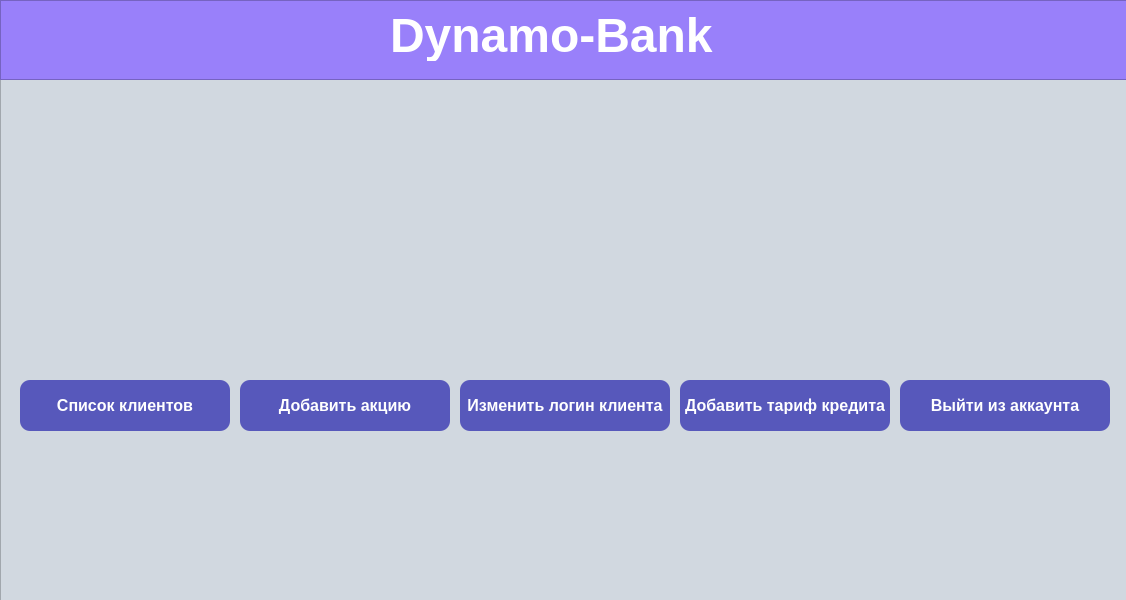
<?xml version="1.0" encoding="UTF-8"?>
<ui version="4.0">
 <class>MainWindow</class>
 <widget class="QMainWindow" name="MainWindow">
  <property name="geometry">
   <rect>
    <x>0</x>
    <y>0</y>
    <width>1126</width>
    <height>600</height>
   </rect>
  </property>
  <property name="windowTitle">
   <string>MainWindow</string>
  </property>
  <widget class="QWidget" name="centralwidget">
   <widget class="QFrame" name="frame">
    <property name="geometry">
     <rect>
      <x>0</x>
      <y>0</y>
      <width>1131</width>
      <height>601</height>
     </rect>
    </property>
    <property name="styleSheet">
     <string notr="true">background-color:#d1d8e0;</string>
    </property>
    <property name="frameShape">
     <enum>QFrame::StyledPanel</enum>
    </property>
    <property name="frameShadow">
     <enum>QFrame::Raised</enum>
    </property>
    <widget class="QFrame" name="frame_2">
     <property name="geometry">
      <rect>
       <x>0</x>
       <y>0</y>
       <width>1131</width>
       <height>80</height>
      </rect>
     </property>
     <property name="styleSheet">
      <string notr="true">background-color:#9980FA;
color:white;
text-align:center;</string>
     </property>
     <property name="frameShape">
      <enum>QFrame::StyledPanel</enum>
     </property>
     <property name="frameShadow">
      <enum>QFrame::Raised</enum>
     </property>
     <widget class="QLabel" name="label">
      <property name="geometry">
       <rect>
        <x>390</x>
        <y>10</y>
        <width>391</width>
        <height>51</height>
       </rect>
      </property>
      <property name="font">
       <font>
        <family>Tahoma</family>
        <pointsize>36</pointsize>
        <weight>75</weight>
        <bold>true</bold>
       </font>
      </property>
      <property name="styleSheet">
       <string notr="true">color:#black;</string>
      </property>
      <property name="text">
       <string>Dynamo-Bank</string>
      </property>
     </widget>
    </widget>
    <widget class="QLabel" name="label_2">
     <property name="geometry">
      <rect>
       <x>470</x>
       <y>590</y>
       <width>461</width>
       <height>181</height>
      </rect>
     </property>
     <property name="text">
      <string/>
     </property>
     <property name="pixmap">
      <pixmap>imgonline-com-ua-Transparent-backgr-48tgqomMjDUEwY.png</pixmap>
     </property>
    </widget>
    <widget class="QLabel" name="label_3">
     <property name="geometry">
      <rect>
       <x>320</x>
       <y>80</y>
       <width>461</width>
       <height>181</height>
      </rect>
     </property>
     <property name="text">
      <string/>
     </property>
     <property name="pixmap">
      <pixmap>imgonline-com-ua-Transparent-backgr-48tgqomMjDUEwY.png</pixmap>
     </property>
    </widget>
    <widget class="QPushButton" name="client_list_button">
     <property name="geometry">
      <rect>
       <x>20</x>
       <y>380</y>
       <width>210</width>
       <height>51</height>
      </rect>
     </property>
     <property name="font">
      <font>
       <family>Tahoma</family>
       <pointsize>12</pointsize>
       <weight>75</weight>
       <bold>true</bold>
      </font>
     </property>
     <property name="styleSheet">
      <string notr="true">QPushButton{background-color:#5758BB;
color:white;
border-radius: 10px;}
QPushButton:pressed{
background-color:darkgreen;
color:white;
border-radius: 10px;
}</string>
     </property>
     <property name="text">
      <string>Список клиентов</string>
     </property>
    </widget>
    <widget class="QPushButton" name="edit_login_button">
     <property name="geometry">
      <rect>
       <x>460</x>
       <y>380</y>
       <width>210</width>
       <height>51</height>
      </rect>
     </property>
     <property name="font">
      <font>
       <family>Tahoma</family>
       <pointsize>12</pointsize>
       <weight>75</weight>
       <bold>true</bold>
      </font>
     </property>
     <property name="styleSheet">
      <string notr="true">QPushButton{background-color:#5758BB;
color:white;
border-radius: 10px;}
QPushButton:pressed{
background-color:darkgreen;
color:white;
border-radius: 10px;
}</string>
     </property>
     <property name="text">
      <string>Изменить логин клиента</string>
     </property>
    </widget>
    <widget class="QPushButton" name="add_credit">
     <property name="geometry">
      <rect>
       <x>680</x>
       <y>380</y>
       <width>210</width>
       <height>51</height>
      </rect>
     </property>
     <property name="font">
      <font>
       <family>Tahoma</family>
       <pointsize>12</pointsize>
       <weight>75</weight>
       <bold>true</bold>
      </font>
     </property>
     <property name="styleSheet">
      <string notr="true">QPushButton{background-color:#5758BB;
color:white;
border-radius: 10px;}
QPushButton:pressed{
background-color:darkgreen;
color:white;
border-radius: 10px;
}</string>
     </property>
     <property name="text">
      <string>Добавить тариф кредита</string>
     </property>
    </widget>
    <widget class="QPushButton" name="exit_admin_button">
     <property name="geometry">
      <rect>
       <x>900</x>
       <y>380</y>
       <width>210</width>
       <height>51</height>
      </rect>
     </property>
     <property name="font">
      <font>
       <family>Tahoma</family>
       <pointsize>12</pointsize>
       <weight>75</weight>
       <bold>true</bold>
      </font>
     </property>
     <property name="styleSheet">
      <string notr="true">QPushButton{background-color:#5758BB;
color:white;
border-radius: 10px;}
QPushButton:pressed{
background-color:darkgreen;
color:white;
border-radius: 10px;
}</string>
     </property>
     <property name="text">
      <string>Выйти из аккаунта</string>
     </property>
    </widget>
    <widget class="QPushButton" name="add_bond_button">
     <property name="geometry">
      <rect>
       <x>240</x>
       <y>380</y>
       <width>210</width>
       <height>51</height>
      </rect>
     </property>
     <property name="font">
      <font>
       <family>Tahoma</family>
       <pointsize>12</pointsize>
       <weight>75</weight>
       <bold>true</bold>
      </font>
     </property>
     <property name="styleSheet">
      <string notr="true">QPushButton{background-color:#5758BB;
color:white;
border-radius: 10px;}
QPushButton:pressed{
background-color:darkgreen;
color:white;
border-radius: 10px;
}</string>
     </property>
     <property name="text">
      <string>Добавить акцию</string>
     </property>
    </widget>
   </widget>
  </widget>
 </widget>
 <resources/>
 <connections/>
</ui>
